Frame 1 (no input): blank canvas, image omitted
Frame 60 (the mouse pressed at the canvas centre just before this capture): blank canvas, image omitted
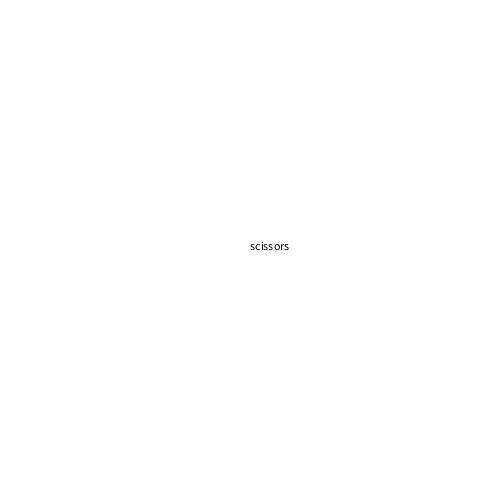
Frame 120 (the mouse held since frame 60 and released just before this capture)

The Processing sketch whose frames 1 and 60 were blank and that drew this single picture after the mouse press (run headless with seeded random() and noise(); from frame 60 on, the mouse is pressed at the canvas centre):

// Processing sketch: rock_paper_scissor
// ── rock_paper_scissor.pde
float player1;
float player2;
float xSpeed;
float ySpeed;

int int_variable;

void setup() {
  size(500, 500);
  
  player1= width/2;
  player2 = height/2;
  xSpeed = random(-3, 3);
  ySpeed = random(-3, 3);
  
  
  
}

 void mousePressed(){
int_variable = int(random(1,4));
}

void draw() {
  background(255);

  fill(000);
     if(int_variable == 1) {
    text("rock",250,250);
  } else if(int_variable == 2) {
    text("paper",250,250);
  } else if(int_variable == 3) {
    text("scissors",250,250);
  }
  
  
}
